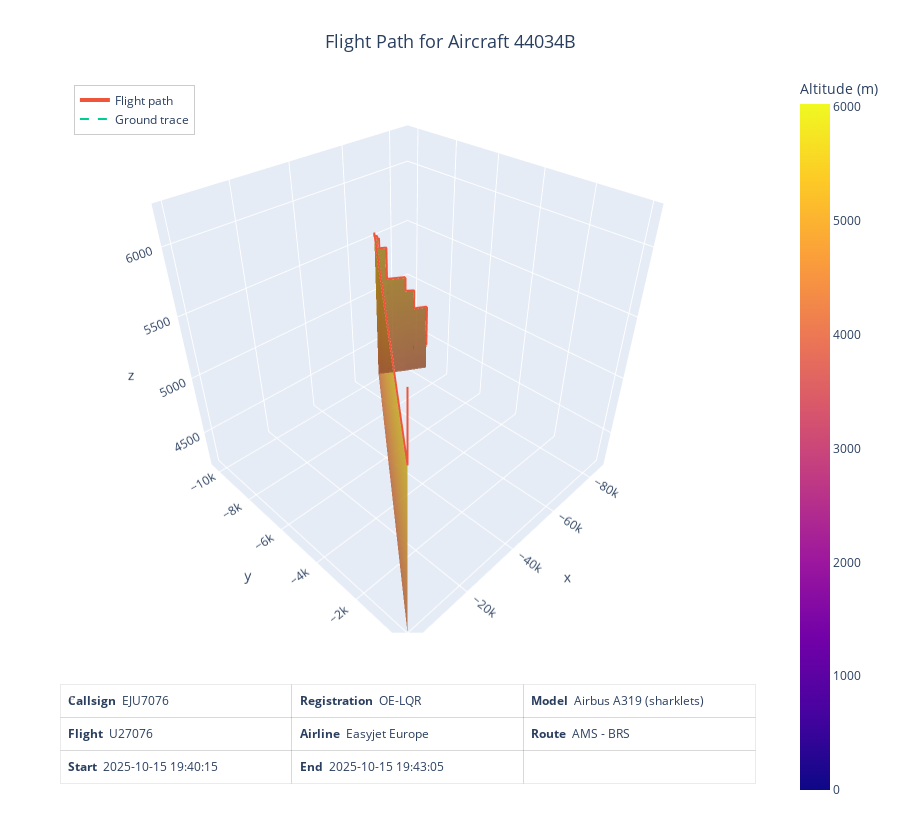

The cell this chart's notebook holds for it:
### Code cell
# Load the flight path data and calculate the altitude limits
df = load_flight_path(aircraft_address, start_timestamp, end_timestamp)
zmin, zmax = calculate_z_range(df)

# Get the data for the info panel
information = {
    "Callsign": df["Callsign"].iloc[0],
    "Registration": df["Registration"].iloc[0],
    "Model":  df["Model"].iloc[0],
    "Flight": df["FlightIATA"].iloc[0],
    "Airline": df["AirlineName"].iloc[0],
    "Route": df["Route"].iloc[0],
    "Start": df["Timestamp"].min().strftime("%Y-%m-%d %H:%M:%S"),
    "End": df["Timestamp"].max().strftime("%Y-%m-%d %H:%M:%S")
}

# add_info_panel(fig, **info_kwargs)
callsign = df["Callsign"].iloc[0]
flight_number = df["FlightIATA"].iloc[0]

# Construct the title
title = f"Flight Path for Aircraft {aircraft_address}"

# Segment to avoid long straight connectors across time gaps
segments = segment_on_gaps(df)

# Create a plot and set the title and legend properties
fig = go.Figure()
fig.update_layout(
    title=dict(
        text=title,
        x=0.5,                  # horizontal centre
        xanchor='center',       # anchor the title to the centre position
        yanchor='top',          # keep it above the chart
        font=dict(size=18)      # optional: make it a bit larger
    ),
    legend=LEGEND
)

# Build a single figure and add each segment as its own ribbon
for idx, seg in enumerate(segments, 1):
    if len(seg) > 2: 
        title = f"{seg["Callsign"].iloc[0] or aircraft_address} — segment {idx}"
        f = plot_flight_ribbon(seg.rename(columns={"Timestamp": "time"}), zmin, zmax)

        # Merge traces from f into fig
        for tr in f.data:
            fig.add_trace(tr)

# Set Z-scaling and show the plot
fig.update_scenes(zaxis_autorange=False, zaxis_range=[float(zmin), float(zmax)])

# Attach the info strip
final_fig = attach_info_strip(fig, information, columns=3)

# Save to interactive HTML
save_html(final_fig, aircraft_address)

# Show the figure
final_fig.show()

### Figure 1 — Plotly figure (JSON) as saved in the notebook; plotly's stock layout.template omitted (floating-point values rounded to 4 significant figures; data arrays with more than 128 entries replaced by an {"elided": "..."} marker saying what was removed)
{"data": [{"colorbar": {"title": {"text": "Altitude (m)"}, "x": 1.05, "xanchor": "left", "y": 0.5}, "colorscale": [[0, "#0d0887"], [0.1111, "#46039f"], [0.2222, "#7201a8"], [0.3333, "#9c179e"], [0.4444, "#bd3786"], [0.5556, "#d8576b"], [0.6667, "#ed7953"], [0.7778, "#fb9f3a"], [0.8889, "#fdca26"], [1, "#f0f921"]], "flatshading": true, "i": {"elided": "138 int values"}, "intensity": {"elided": "140 float values"}, "j": {"elided": "138 int values"}, "k": {"elided": "138 int values"}, "lighting": {"ambient": 0.6, "diffuse": 0.8, "fresnel": 0.2, "roughness": 0.5, "specular": 0.3}, "lightposition": {"x": 2000, "y": 0, "z": 8000}, "name": "Ribbon", "opacity": 0.85, "scene": "scene", "showscale": true, "type": "mesh3d", "x": {"elided": "140 float values"}, "y": {"elided": "140 float values"}, "z": {"elided": "140 float values"}}, {"line": {"width": 4}, "mode": "lines", "name": "Flight path", "scene": "scene", "type": "scatter3d", "x": [0.0, 0.0, 0.0, 0.0, 0.0, 0.0, 0.0, 0.0, 0.0, 0.0, 0.0, 0.0, 0.0, -69650.0, -69650.0, -69650.0, -69650.0, -69650.0, -70400.0, -70400.0, -70400.0, -70400.0, -70940.0, -70940.0, -70940.0, -70940.0, -70940.0, -70940.0, -70940.0, -70940.0, -72940.0, -72940.0, -72940.0, -72940.0, -72940.0, -72940.0, -72940.0, -72940.0, -72940.0, -72940.0, -72940.0, -72940.0, -72940.0, -72940.0, -72940.0, -72940.0, -72940.0, -72940.0, -78320.0, -78320.0, -78510.0, -78510.0, -78510.0, -78510.0, -81280.0, -81280.0, -81280.0, -81280.0, -81280.0, -81280.0, -81280.0, -81280.0, -81280.0, -81280.0, -85340.0, -85340.0, -85500.0, -85500.0, -85500.0, -85500.0], "y": [0.0, 0.0, 0.0, 0.0, 0.0, 0.0, 0.0, 0.0, 0.0, 0.0, 0.0, 0.0, 0.0, -10250.0, -10250.0, -10250.0, -10250.0, -10250.0, -10190.0, -10190.0, -10190.0, -10190.0, -10140.0, -10140.0, -10140.0, -10140.0, -10140.0, -10140.0, -10140.0, -10140.0, -9976.0, -9976.0, -9976.0, -9976.0, -9976.0, -9976.0, -9976.0, -9976.0, -9976.0, -9976.0, -9976.0, -9976.0, -9976.0, -9976.0, -9976.0, -9976.0, -9976.0, -9976.0, -9549.0, -9549.0, -9534.0, -9534.0, -9534.0, -9534.0, -9344.0, -9344.0, -9344.0, -9344.0, -9344.0, -9344.0, -9344.0, -9344.0, -9344.0, -9344.0, -9048.0, -9048.0, -9035.0, -9035.0, -9035.0, -9035.0], "z": [6027.0, 6005.0, 5997.0, 5867.0, 5860.0, 5669.0, 5662.0, 5616.0, 5593.0, 5585.0, 5578.0, 5563.0, 5555.0, 5555.0, 5547.0, 5540.0, 5532.0, 5524.0, 5524.0, 5517.0, 5509.0, 5502.0, 5502.0, 5494.0, 5486.0, 5471.0, 5464.0, 5448.0, 5425.0, 5418.0, 5418.0, 5410.0, 5387.0, 5357.0, 5349.0, 5334.0, 5319.0, 5311.0, 5304.0, 5288.0, 5281.0, 5273.0, 5250.0, 5243.0, 5235.0, 5204.0, 5144.0, 5136.0, 5136.0, 5128.0, 5128.0, 5121.0, 5014.0, 5006.0, 4999.0, 4991.0, 4983.0, 4976.0, 4968.0, 4862.0, 4854.0, 4846.0, 4839.0, 4823.0, 4823.0, 4816.0, 4816.0, 4473.0, 4458.0, 4427.0]}, {"line": {"dash": "dash", "width": 2}, "mode": "lines", "name": "Ground trace", "scene": "scene", "type": "scatter3d", "x": [0.0, 0.0, 0.0, 0.0, 0.0, 0.0, 0.0, 0.0, 0.0, 0.0, 0.0, 0.0, 0.0, -69650.0, -69650.0, -69650.0, -69650.0, -69650.0, -70400.0, -70400.0, -70400.0, -70400.0, -70940.0, -70940.0, -70940.0, -70940.0, -70940.0, -70940.0, -70940.0, -70940.0, -72940.0, -72940.0, -72940.0, -72940.0, -72940.0, -72940.0, -72940.0, -72940.0, -72940.0, -72940.0, -72940.0, -72940.0, -72940.0, -72940.0, -72940.0, -72940.0, -72940.0, -72940.0, -78320.0, -78320.0, -78510.0, -78510.0, -78510.0, -78510.0, -81280.0, -81280.0, -81280.0, -81280.0, -81280.0, -81280.0, -81280.0, -81280.0, -81280.0, -81280.0, -85340.0, -85340.0, -85500.0, -85500.0, -85500.0, -85500.0], "y": [0.0, 0.0, 0.0, 0.0, 0.0, 0.0, 0.0, 0.0, 0.0, 0.0, 0.0, 0.0, 0.0, -10250.0, -10250.0, -10250.0, -10250.0, -10250.0, -10190.0, -10190.0, -10190.0, -10190.0, -10140.0, -10140.0, -10140.0, -10140.0, -10140.0, -10140.0, -10140.0, -10140.0, -9976.0, -9976.0, -9976.0, -9976.0, -9976.0, -9976.0, -9976.0, -9976.0, -9976.0, -9976.0, -9976.0, -9976.0, -9976.0, -9976.0, -9976.0, -9976.0, -9976.0, -9976.0, -9549.0, -9549.0, -9534.0, -9534.0, -9534.0, -9534.0, -9344.0, -9344.0, -9344.0, -9344.0, -9344.0, -9344.0, -9344.0, -9344.0, -9344.0, -9344.0, -9048.0, -9048.0, -9035.0, -9035.0, -9035.0, -9035.0], "z": [0.0, 0.0, 0.0, 0.0, 0.0, 0.0, 0.0, 0.0, 0.0, 0.0, 0.0, 0.0, 0.0, 0.0, 0.0, 0.0, 0.0, 0.0, 0.0, 0.0, 0.0, 0.0, 0.0, 0.0, 0.0, 0.0, 0.0, 0.0, 0.0, 0.0, 0.0, 0.0, 0.0, 0.0, 0.0, 0.0, 0.0, 0.0, 0.0, 0.0, 0.0, 0.0, 0.0, 0.0, 0.0, 0.0, 0.0, 0.0, 0.0, 0.0, 0.0, 0.0, 0.0, 0.0, 0.0, 0.0, 0.0, 0.0, 0.0, 0.0, 0.0, 0.0, 0.0, 0.0, 0.0, 0.0, 0.0, 0.0, 0.0, 0.0]}, {"cells": {"align": "left", "fill": {"color": [["rgba(255,255,255,0.0)", "rgba(255,255,255,0.0)", "rgba(255,255,255,0.0)"], ["rgba(255,255,255,0.0)", "rgba(255,255,255,0.0)", "rgba(255,255,255,0.0)"], ["rgba(255,255,255,0.0)", "rgba(255,255,255,0.0)", "rgba(255,255,255,0.0)"]]}, "height": 22, "line": {"color": "rgba(0,0,0,0.08)", "width": 1}, "values": [["<b>Callsign</b>  EJU7076", "<b>Flight</b>  U27076", "<b>Start</b>  2025-10-15 19:40:15"], ["<b>Registration</b>  OE-LQR", "<b>Airline</b>  Easyjet Europe", "<b>End</b>  2025-10-15 19:43:05"], ["<b>Model</b>  Airbus A319 (sharklets)", "<b>Route</b>  AMS - BRS", ""]]}, "domain": {"x": [0, 1], "y": [0, 0.1692]}, "header": {"fill": {"color": "rgba(0,0,0,0)"}, "height": 8, "line": {"width": 0}, "values": ["", "", ""]}, "type": "table"}], "layout": {"annotations": [{"bgcolor": "rgba(255,255,255,0.65)", "bordercolor": "rgba(0,0,0,0.15)", "borderwidth": 1, "showarrow": false, "text": "", "x": 0, "xanchor": "left", "xref": "paper", "xshift": 10, "y": 0, "yanchor": "bottom", "yref": "paper", "yshift": 100}], "coloraxis": {}, "height": 820, "legend": {"bgcolor": "rgba(255,255,255,0.7)", "bordercolor": "rgba(0,0,0,0.2)", "borderwidth": 1, "x": 0.02, "y": 0.98}, "margin": {"b": 20, "l": 60, "r": 60, "t": 70}, "scene": {"domain": {"x": [0, 1], "y": [0.2292, 1.0]}, "zaxis": {"autorange": false, "range": [4177.0, 6277.0]}}, "title": {"font": {"size": 18}, "text": "Flight Path for Aircraft 44034B", "x": 0.5, "xanchor": "center", "yanchor": "top"}}}
